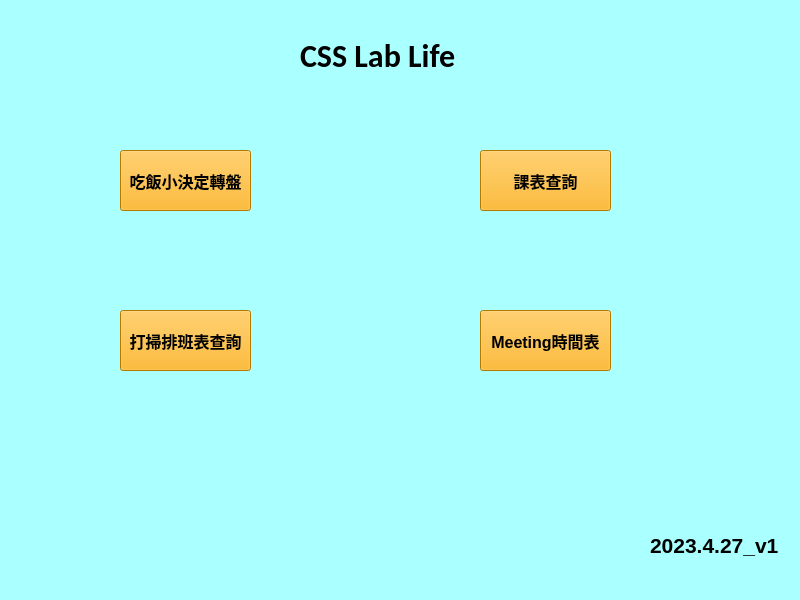
<?xml version="1.0" encoding="UTF-8"?>
<ui version="4.0">
 <class>MainWindow</class>
 <widget class="QMainWindow" name="MainWindow">
  <property name="geometry">
   <rect>
    <x>0</x>
    <y>0</y>
    <width>800</width>
    <height>600</height>
   </rect>
  </property>
  <property name="windowTitle">
   <string>MainWindow</string>
  </property>
  <property name="styleSheet">
   <string notr="true">background-color: rgb(170, 255, 255);</string>
  </property>
  <widget class="QWidget" name="centralwidget">
   <widget class="QPushButton" name="pushButton">
    <property name="geometry">
     <rect>
      <x>120</x>
      <y>150</y>
      <width>131</width>
      <height>61</height>
     </rect>
    </property>
    <property name="palette">
     <palette>
      <active>
       <colorrole role="Button">
        <brush brushstyle="SolidPattern">
         <color alpha="255">
          <red>255</red>
          <green>170</green>
          <blue>0</blue>
         </color>
        </brush>
       </colorrole>
       <colorrole role="Base">
        <brush brushstyle="SolidPattern">
         <color alpha="255">
          <red>255</red>
          <green>170</green>
          <blue>0</blue>
         </color>
        </brush>
       </colorrole>
       <colorrole role="Window">
        <brush brushstyle="SolidPattern">
         <color alpha="255">
          <red>255</red>
          <green>170</green>
          <blue>0</blue>
         </color>
        </brush>
       </colorrole>
      </active>
      <inactive>
       <colorrole role="Button">
        <brush brushstyle="SolidPattern">
         <color alpha="255">
          <red>255</red>
          <green>170</green>
          <blue>0</blue>
         </color>
        </brush>
       </colorrole>
       <colorrole role="Base">
        <brush brushstyle="SolidPattern">
         <color alpha="255">
          <red>255</red>
          <green>170</green>
          <blue>0</blue>
         </color>
        </brush>
       </colorrole>
       <colorrole role="Window">
        <brush brushstyle="SolidPattern">
         <color alpha="255">
          <red>255</red>
          <green>170</green>
          <blue>0</blue>
         </color>
        </brush>
       </colorrole>
      </inactive>
      <disabled>
       <colorrole role="Button">
        <brush brushstyle="SolidPattern">
         <color alpha="255">
          <red>255</red>
          <green>170</green>
          <blue>0</blue>
         </color>
        </brush>
       </colorrole>
       <colorrole role="Base">
        <brush brushstyle="SolidPattern">
         <color alpha="255">
          <red>255</red>
          <green>170</green>
          <blue>0</blue>
         </color>
        </brush>
       </colorrole>
       <colorrole role="Window">
        <brush brushstyle="SolidPattern">
         <color alpha="255">
          <red>255</red>
          <green>170</green>
          <blue>0</blue>
         </color>
        </brush>
       </colorrole>
      </disabled>
     </palette>
    </property>
    <property name="font">
     <font>
      <family>Arial</family>
      <pointsize>12</pointsize>
      <weight>75</weight>
      <bold>true</bold>
     </font>
    </property>
    <property name="styleSheet">
     <string notr="true">background-color: rgb(255, 170, 0);</string>
    </property>
    <property name="text">
     <string>吃飯小決定轉盤</string>
    </property>
   </widget>
   <widget class="QPushButton" name="pushButton_2">
    <property name="geometry">
     <rect>
      <x>120</x>
      <y>310</y>
      <width>131</width>
      <height>61</height>
     </rect>
    </property>
    <property name="font">
     <font>
      <family>Arial</family>
      <pointsize>12</pointsize>
      <weight>75</weight>
      <bold>true</bold>
     </font>
    </property>
    <property name="styleSheet">
     <string notr="true">background-color: rgb(255, 170, 0);</string>
    </property>
    <property name="text">
     <string>打掃排班表查詢</string>
    </property>
   </widget>
   <widget class="QPushButton" name="pushButton_3">
    <property name="geometry">
     <rect>
      <x>480</x>
      <y>150</y>
      <width>131</width>
      <height>61</height>
     </rect>
    </property>
    <property name="font">
     <font>
      <family>Arial</family>
      <pointsize>12</pointsize>
      <weight>75</weight>
      <bold>true</bold>
     </font>
    </property>
    <property name="styleSheet">
     <string notr="true">background-color: rgb(255, 170, 0);</string>
    </property>
    <property name="text">
     <string>課表查詢</string>
    </property>
   </widget>
   <widget class="QPushButton" name="pushButton_4">
    <property name="geometry">
     <rect>
      <x>480</x>
      <y>310</y>
      <width>131</width>
      <height>61</height>
     </rect>
    </property>
    <property name="font">
     <font>
      <family>Arial</family>
      <pointsize>12</pointsize>
      <weight>75</weight>
      <bold>true</bold>
     </font>
    </property>
    <property name="styleSheet">
     <string notr="true">background-color: rgb(255, 170, 0);</string>
    </property>
    <property name="text">
     <string>Meeting時間表</string>
    </property>
   </widget>
   <widget class="QLabel" name="label">
    <property name="enabled">
     <bool>true</bool>
    </property>
    <property name="geometry">
     <rect>
      <x>300</x>
      <y>30</y>
      <width>191</width>
      <height>51</height>
     </rect>
    </property>
    <property name="font">
     <font>
      <family>Calibri</family>
      <pointsize>24</pointsize>
      <weight>75</weight>
      <bold>true</bold>
     </font>
    </property>
    <property name="text">
     <string>CSS Lab Life </string>
    </property>
   </widget>
   <widget class="QLabel" name="label_2">
    <property name="geometry">
     <rect>
      <x>650</x>
      <y>530</y>
      <width>131</width>
      <height>31</height>
     </rect>
    </property>
    <property name="font">
     <font>
      <family>Arial</family>
      <pointsize>16</pointsize>
      <weight>75</weight>
      <bold>true</bold>
     </font>
    </property>
    <property name="text">
     <string>2023.4.27_v1</string>
    </property>
   </widget>
  </widget>
  <widget class="QMenuBar" name="menubar">
   <property name="geometry">
    <rect>
     <x>0</x>
     <y>0</y>
     <width>800</width>
     <height>21</height>
    </rect>
   </property>
  </widget>
  <widget class="QStatusBar" name="statusbar"/>
 </widget>
 <resources/>
 <connections/>
</ui>
